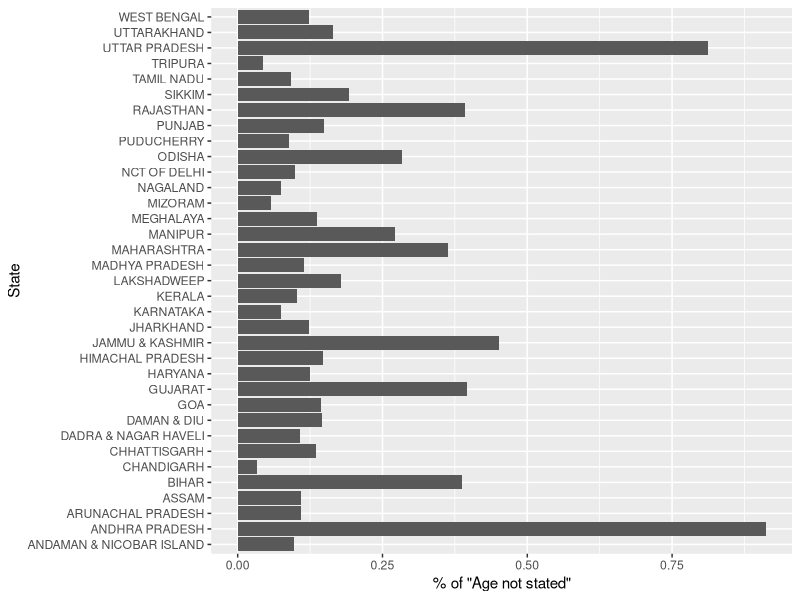
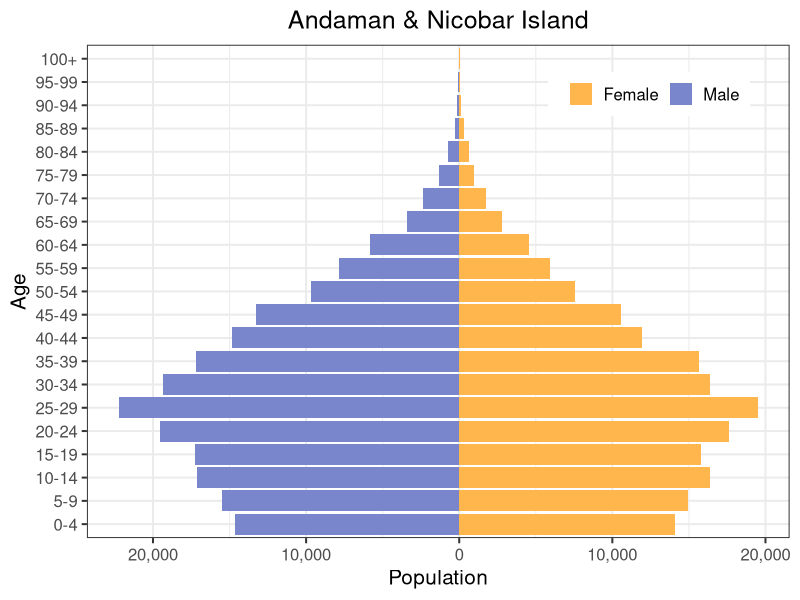
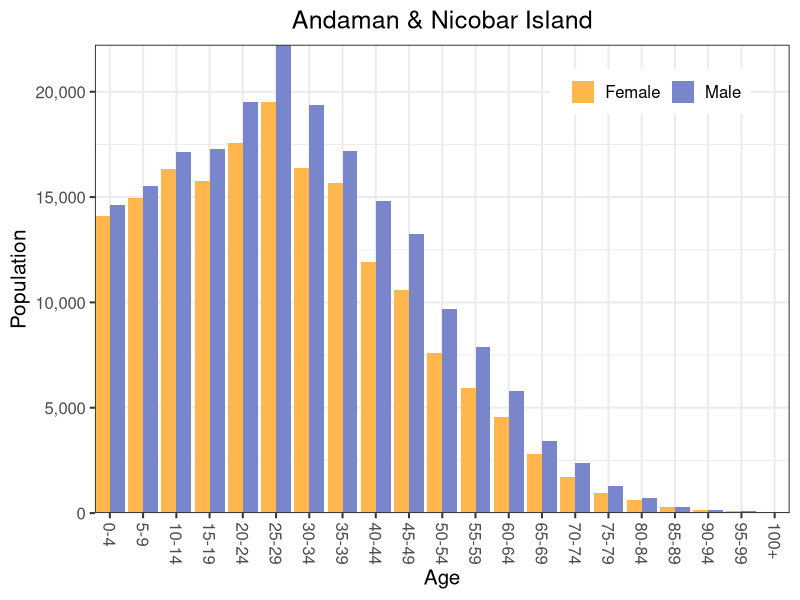
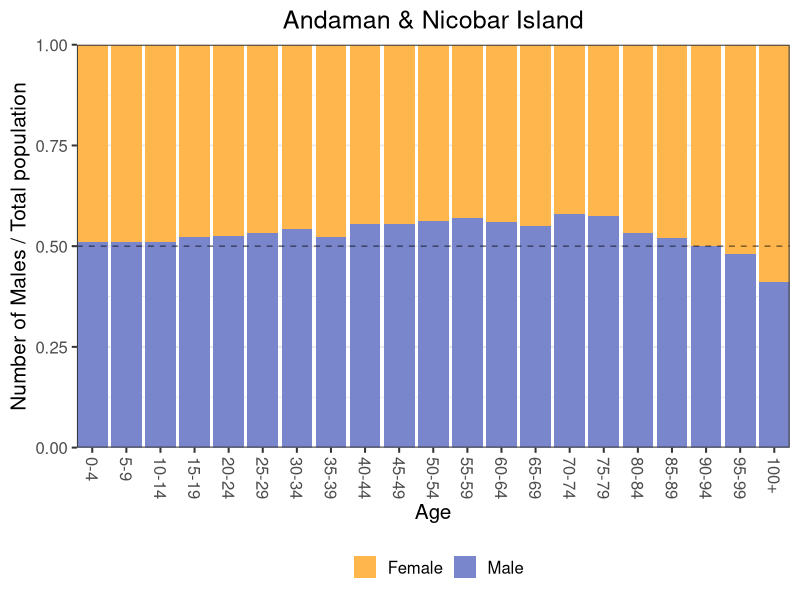
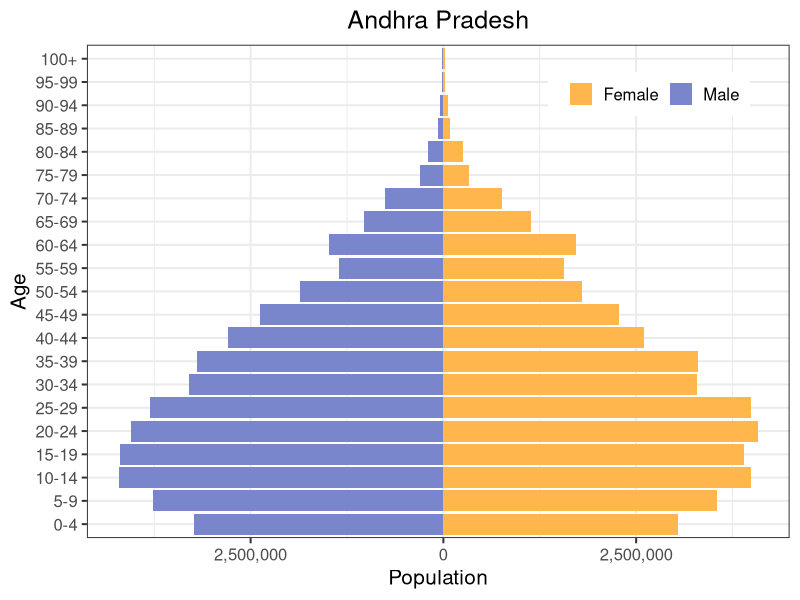
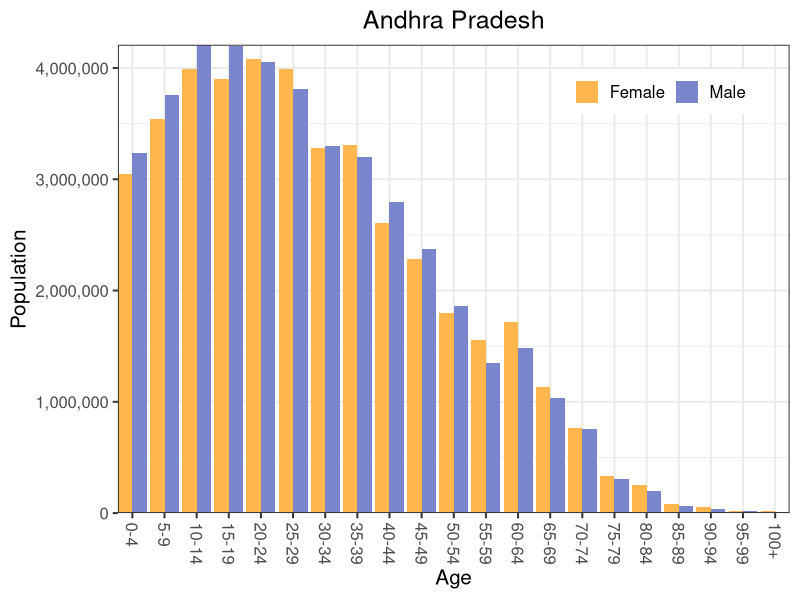
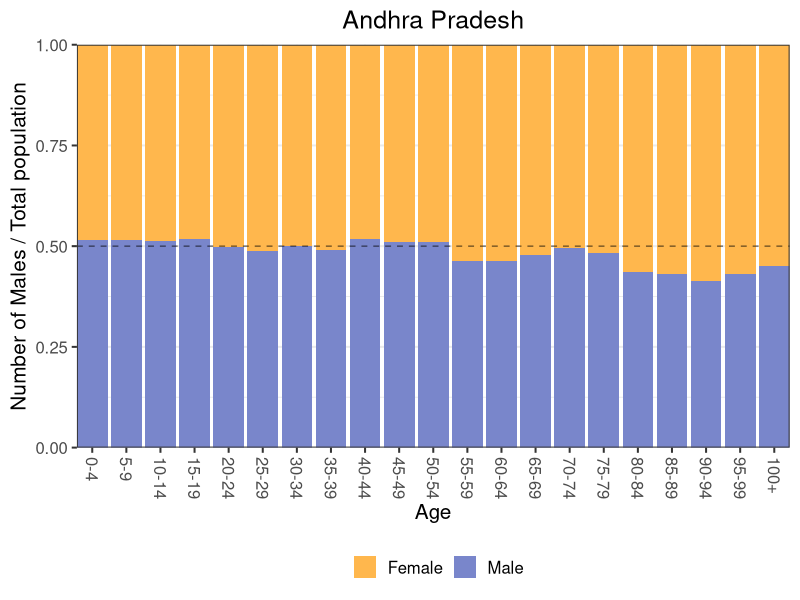
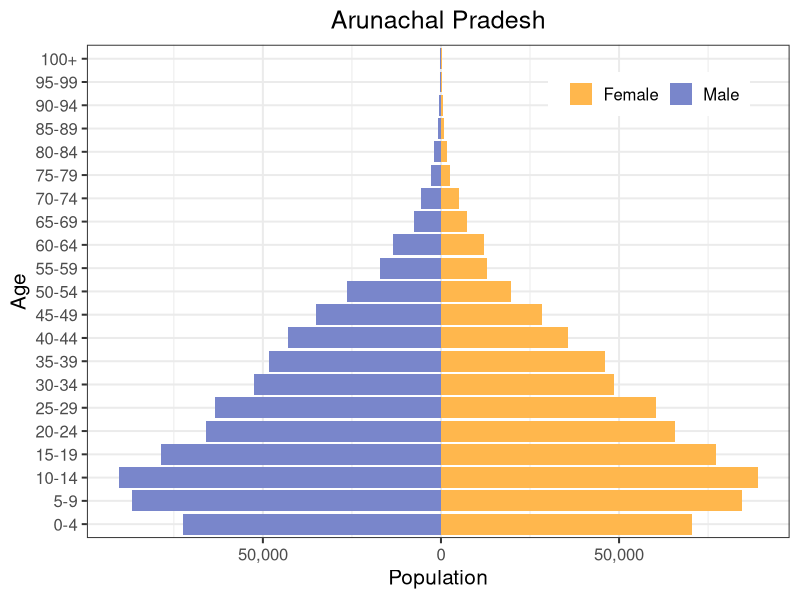

Write the R code that produced these figures, in order. (Note: this script raises an error after producing the figures.)
library(ggplot2)
library(magrittr)
library(dplyr)
library(stringr)
library(tidyr)
library(svglite)
library(scales)

base_data <- readr::read_csv('all_states_data.csv')

# remove 'INDIA' data
base_data <- base_data %>% filter(!(state %in% 'INDIA'))

# Q: does every state have the same number of rows?
base_data %>% 
  group_by(state) %>% 
  summarise(n = n()) %>% 
  ungroup %>% 
  select(n) %>% 
  distinct
# A: yes

# Q: is the age column values identical for all states
base_data %>% 
  select(state, age) %>% 
  arrange(state, age) %>% 
  nest(-state) %>% 
  extract2('data') %>% 
  unique
# A: yes

# Q: check if the % of 'Age not stated' is high in any state
base_data %>% 
  select(state, age, total_persons) %>% 
  filter(age %in% c('Age not stated', 'All ages')) %>% 
  spread(key = 'age', value = 'total_persons') %>% 
  mutate(perc = `Age not stated` * 100 / `All ages`) -> 
  age_not_stated

ggplot(age_not_stated) +
  geom_bar(aes(x = state, y = perc), stat = 'identity') +
  coord_flip() +
  xlab('State') +
  ylab('% of "Age not stated"')
# A: It is within 1% for all states. Should be ok.
# suprising to see Andhra pradesh to be one of the top states with age not stated :O

base_data %>% 
  filter(!(age %in% c('Age not stated', 'All ages'))) %>% 
  mutate(age = ifelse(age %in% '100+', 101, age)) %>% 
  mutate(age = age %>% as.numeric) %>% 
  mutate(age = cut(age,
                   breaks = seq(from = 0, to = 105, by = 5),
                   include.lowest = TRUE,
                   right = FALSE)) %>% 
  select(state, age, total_males, total_persons) %>% 
  group_by(state, age) %>% 
  summarise(total_males = sum(total_males),
            total_persons = sum(total_persons)) %>% 
  ungroup %>% 
  mutate(total_females = total_persons - total_males) -> 
  summarised_data

age_levels <- summarised_data$age %>% levels
age_labels <- summarised_data$age %>%
  levels %>% 
  str_replace_all(fixed('['), '') %>% 
  str_replace_all(fixed(')'), '') %>% 
  str_replace_all(fixed(']'), '') %>% 
  str_split_fixed(',', 2) %>% 
  as_data_frame %>% 
  mutate(V1 = as.numeric(V1),
         V2 = as.numeric(V2) - 1) %>% 
  mutate(ans = paste0(V1, '-' , V2)) %>% 
  extract2('ans')
age_labels[21] <- '100+'
summarised_data$age <- factor(as.character(summarised_data$age), age_levels, age_labels, ordered = TRUE)

# plotting one state at a time
for (one_state in sort(unique(summarised_data$state))) {
  message(one_state)
  
  state_name <- one_state %>% 
    tolower %>% 
    gsub(x = .,
         pattern = "\\b([[:alpha:]])([[:alpha:]]+)",
         replacement = "\\U\\1\\L\\2",
         perl = TRUE)
  
  one_state_data_long <- summarised_data %>% 
    filter(state %in% one_state) %>% 
    select(-state, -total_persons) %>% 
    gather(key = 'key', value = 'value', -age)
  
  gg1 <- one_state_data_long %>% 
    mutate(value = ifelse(key %in% 'total_males', -value, value)) %>% 
    ggplot() +
    geom_bar(aes(x = age, y = value, fill = key),  stat = 'identity') +
    scale_fill_manual(values = c(total_males = '#7986CB', total_females = '#FFB74D'),
                      labels = c(total_males = 'Male',    total_females = 'Female'),
                      name = '') +
    coord_flip() +
    scale_y_continuous(labels = . %>% abs %>% comma) +
    theme_bw(base_size = 15) +
    theme(plot.title = element_text(hjust = 0.5),
          legend.position = c(0.8, 0.9),
          legend.direction = 'horizontal') +
    ylab('Population') +
    xlab('Age') +
    ggtitle(state_name)
  
  svglite(paste0('plots/', one_state, '-1.svg'))
  plot(gg1)
  dev.off()
  
  gg2 <- ggplot(one_state_data_long) +
    geom_bar(aes(x = age, y = value, fill = key), stat = 'identity', position = 'dodge') +
    scale_y_continuous(label = scales::comma) +
    scale_fill_manual(values = c(total_males = '#7986CB', total_females = '#FFB74D'),
                      labels = c(total_males = 'Male',    total_females = 'Female'),
                      name = '') +
    coord_cartesian(expand = FALSE) +
    theme_bw(base_size = 15) +
    theme(axis.text.x = element_text(angle = -90, vjust = 0.5, hjust = 0),
          plot.title = element_text(hjust = 0.5),
          legend.position = c(0.8, 0.9),
          legend.direction = 'horizontal') +
    ylab('Population') +
    xlab('Age') +
    ggtitle(state_name)
  
  
  svglite(paste0('plots/', one_state, '-2.svg'))
  plot(gg2)
  dev.off()
  
  one_state_data_long %>% 
    group_by(age) %>% 
    mutate(percent = value / sum(value)) %>% 
    ungroup ->
    one_state_data_long
  
  gg3 <- ggplot(one_state_data_long) +
    geom_bar(aes(x = age, y = percent, fill = key), stat = 'identity') +
    geom_hline(yintercept = 0.5, alpha = 0.5, linetype = 2) +
    scale_fill_manual(values = c(total_males = '#7986CB', total_females = '#FFB74D'),
                      labels = c(total_males = 'Male',    total_females = 'Female'),
                      name = '') +
    coord_cartesian(ylim = c(0, 1), expand = FALSE) +
    theme_bw(base_size = 15) +
    theme(axis.text.x = element_text(angle = -90, vjust = 0.5, hjust = 0),
          plot.title = element_text(hjust = 0.5),
          legend.position = 'bottom',
          legend.direction = 'horizontal') +
    ylab('Number of Males / Total population') +
    xlab('Age') +
    ggtitle(state_name)
  
  svglite(paste0('plots/', one_state, '-3.svg'))
  plot(gg3)
  dev.off()
}
